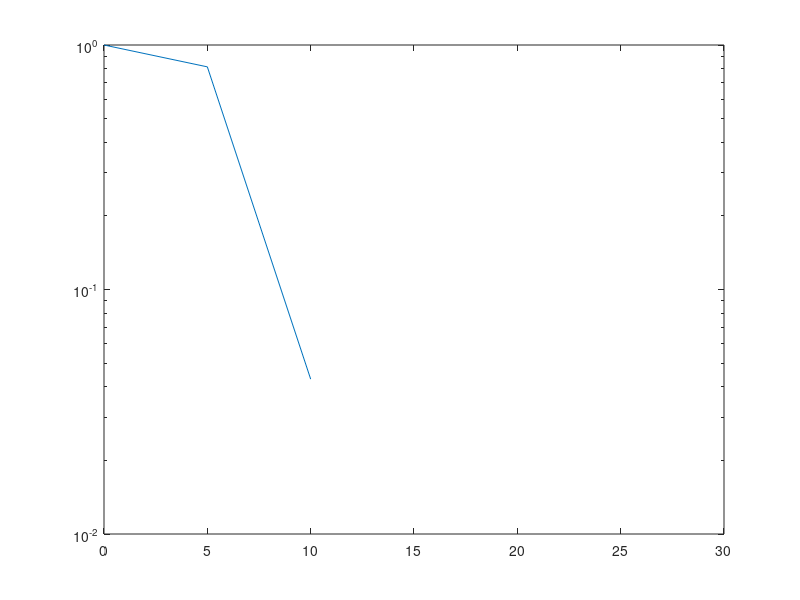

Write the MATLAB code that produced this figure.
clear all 
 snrdb = [0: 5 : 30]; ct=2000;
 M=2; N=20;
 al1 = 0.8; al2=0.2;
 R = 2;
 %P=20; Q=N/P;
 %V=kron(eye(P), ones(Q,1))/sqrt(Q);  %d= dftmtx(N)/sqrt(N);
 V =   dftmtx(N)/sqrt(N);
 
for ki =  1:length(snrdb)
     snr = 10^((snrdb(ki))/10);
        sum0=0; sum1=0; sum2=0; sum3=0;sum4=0;   sum5=0;
  for ix = 1 :ct            
     %%%%%%%%%%%%%%%%%%%%%%%%% High mobility user
     h1 = complex(sqrt(0.5)*randn(N,1),sqrt(0.5)*randn(N,1));
     h2 = complex(sqrt(0.5)*randn(N,1),sqrt(0.5)*randn(N,1));
      
     D1 = diag( complex(sqrt(0.5)*randn(N,1),sqrt(0.5)*randn(N,1)) );

     
     
     
      for fi =1 : N
          fvector = V(:,fi);
          SINR(fi) = abs(fvector'*D1*h1)^2*al1/(abs(fvector'*D1*h1)^2*al2  + 1/snr);
      end
      if max(SINR)<2^R -1
          sum1 = sum1 +1;
      end
     
  end
  
  p(ki) = sum1/ct;
  
 
  
end
semilogy(snrdb, p  )
 
  